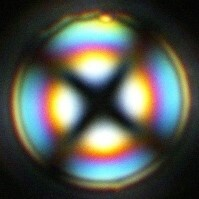
%> input picture Matlab/Data/droplet1.jpg, 199 x 199 px
$ octave ch6_micrograph_filters_2D.m   (GNU Octave 9; MATLAB toolbox functions it lacks are replaced by stand-ins)
%> lines starting %> are read from the running program, lines starting %| are printed output that depends on the picture
% Victor Z
% UW-Madison, 2020
% use filters on micrograph

clc; clear all; close all hidden

%%reading and converting the image
inImage=imread('./Data/droplet1.jpg');
%> inImage is the input picture: size 199x199x3 uint8; mean R, G, B 85.8, 88.4, 80.7
inImage=rgb2gray(inImage);
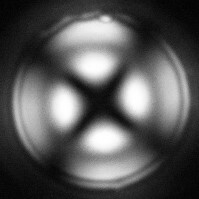
%> inImage: size 199x199 uint8; min 1, max 255, mean 86.8
f=double(inImage);

figure(1)
subplot(1,3,1)
imshow(uint8(f),[]);
box off

%% apply Sobel filter in vertical direction
g=[1 2 1;
   0 0 0;
   -1 -2 -1]';

fsob=conv2(f,g,'same');
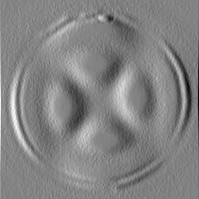
%> fsob: size 199x199 double; min -261, max 246, mean 0; drawn with min black and max white

subplot(1,3,2)
imshow(mat2gray(fsob));
box off

%% apply Gaussian filter using convolution
%subplot(2,2,3)
%imshow(mat2gray(f));
%box off

sigma=10;
hsize=length(f);
%> hsize = 199
g = fspecial('gaussian',hsize,sigma);

fn=conv2(f,g,'same');
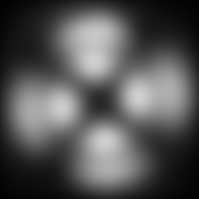
%> fn: size 199x199 double; min 1.57, max 207.6, mean 84.4

%fn=ifft2(fft2(f).*fft2(g));
%fn=real(fftshift(fn));

subplot(1,3,3)
imshow(mat2gray(fn));
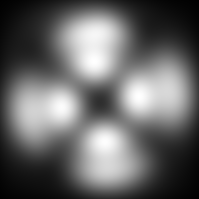
%> displayed picture: size 199x199, on the screen's scale of 0 to 255; min 0, max 255, mean 102.5
box off

print -depsc ch6_micrograph_2Dfilters.eps

$ run again, with Matlab/Data/droplet2.jpg copied over Matlab/Data/droplet1.jpg
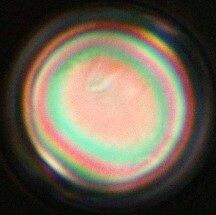
%> input picture Matlab/Data/droplet2.jpg, 216 x 215 px
%> inImage is the input picture: size 215x216x3 uint8; mean R, G, B 107.5, 97.6, 80.4
%> inImage: size 215x216 uint8
%> `fsob=conv2(f,g,'same');`:
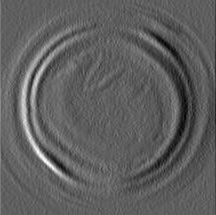
%> fsob: size 215x216 double; min -151, max 253, mean 0.1; drawn with min black and max white
%> `imshow(mat2gray(fn));`:
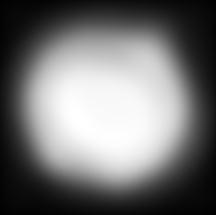
%> displayed picture: size 215x216, on the screen's scale of 0 to 255; min 0, max 255, mean 114.5

$ run again, with Matlab/Data/droplet4.jpg copied over Matlab/Data/droplet1.jpg
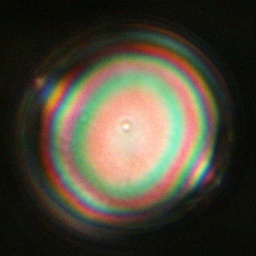
%> input picture Matlab/Data/droplet4.jpg, 256 x 256 px
%> inImage is the input picture: size 256x256x3 uint8; mean R, G, B 76.2, 70, 55.2
%> inImage: size 256x256 uint8
%> `fsob=conv2(f,g,'same');`:
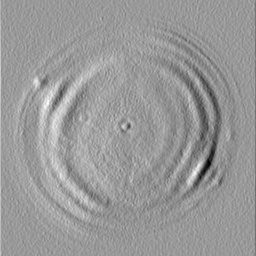
%> fsob: size 256x256 double; min -206, max 137, mean 0; drawn with min black and max white
%> `imshow(mat2gray(fn));`:
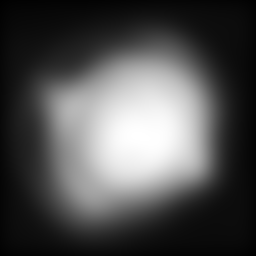
%> displayed picture: size 256x256, on the screen's scale of 0 to 255; min 0, max 255, mean 79.9
